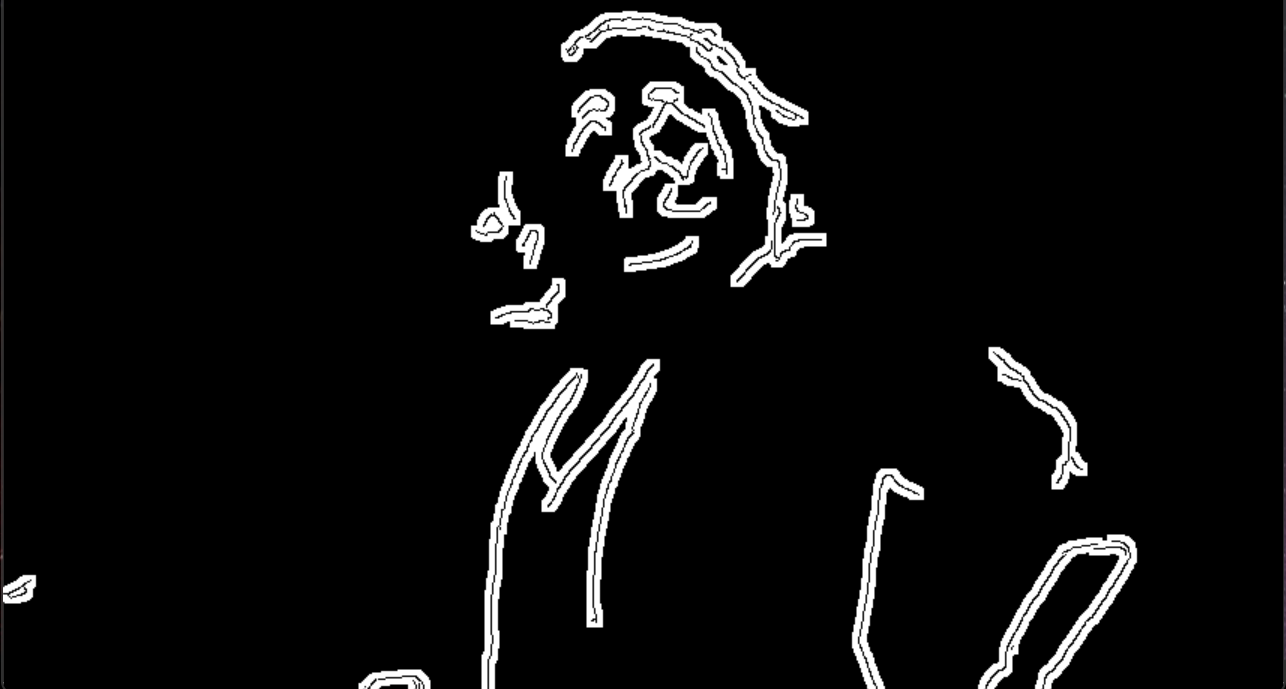
#> input picture gpt_capture.png, 1286 x 689 px, given in place of JokerStair.mp4, which was not available
$ python Make_Vide0_Cartoon.py
#> lines starting #> are read from the running program, lines starting #| are printed output that depends on the picture; pictures that were not available may be replaced by others from this repository, and a replacement may not be noted
#!/usr/bin/env python
# coding: utf-8

# In[17]:


import cv2

# 동영상 파일 경로
video_path = 'C:/Users/이대훈/JokerStair.mp4'

# 동영상을 읽어오기 위한 객체 생성
cap = cv2.VideoCapture(video_path)

# 동영상 프레임 사이즈 가져오기
frame_width = int(cap.get(cv2.CAP_PROP_FRAME_WIDTH))
frame_height = int(cap.get(cv2.CAP_PROP_FRAME_HEIGHT))

# 동영상 프레임 속도 가져오기
fps = int(cap.get(cv2.CAP_PROP_FPS))

# 동영상 저장을 위한 객체 생성
out = cv2.VideoWriter('cartoonized.mp4', cv2.VideoWriter_fourcc(*'mp4v'), fps, (frame_width, frame_height))

# 동영상이 끝날 때까지 반복
while cap.isOpened():

    # 현재 프레임 가져오기
    ret, frame = cap.read()
#> frame is the input picture: shape (689, 1286, 3); mean B, G, R 14.9, 14.9, 14.9

    if not ret:
        break

    # 이미지에 Bilateral 필터 적용
    bilateral = cv2.bilateralFilter(frame, 9, 100, 7)

    # 캐니 엣지 검출(흰검 반전)
    edge = 255 - cv2.Canny(frame, 80, 12)
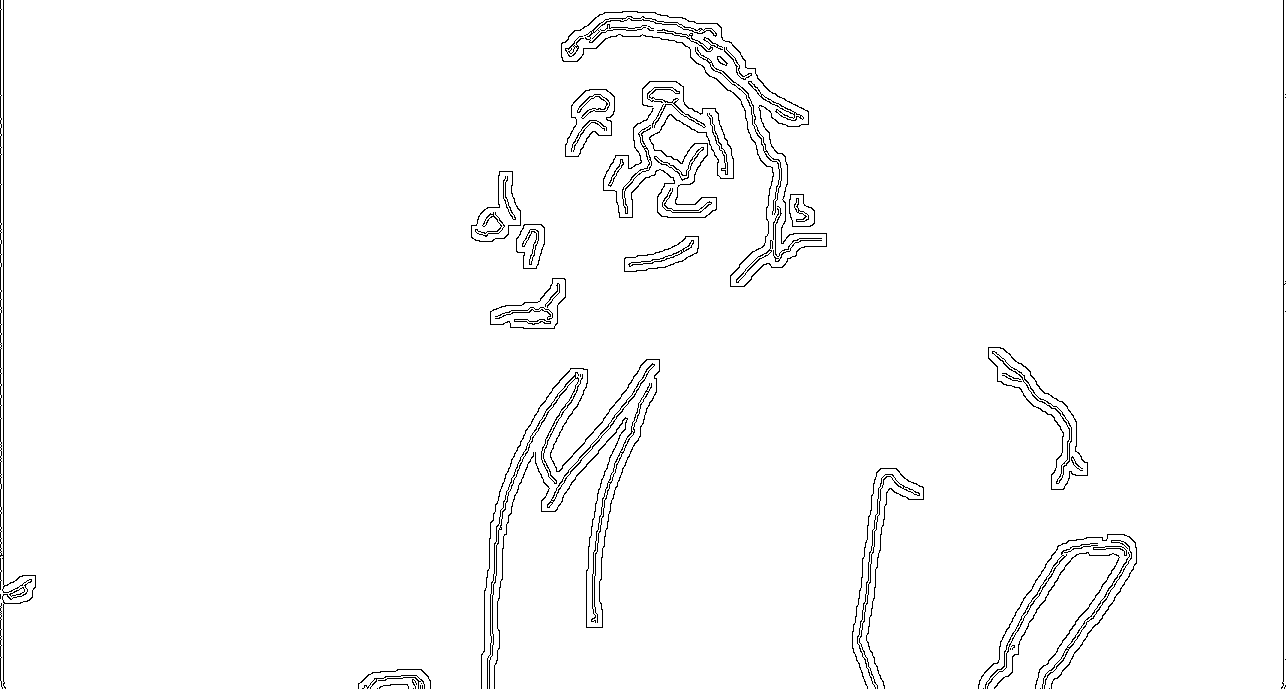
#> edge: shape (689, 1286); 98% white; black in thin lines or dots

    # 엣지를 컬러 이미지로 변환
    edge = cv2.cvtColor(edge, cv2.COLOR_GRAY2BGR)
#> edge: shape (689, 1286, 3); 98% white; black in thin lines or dots

    #영상에 필터를 나누기
    div = cv2.divide(frame, bilateral, scale=255)
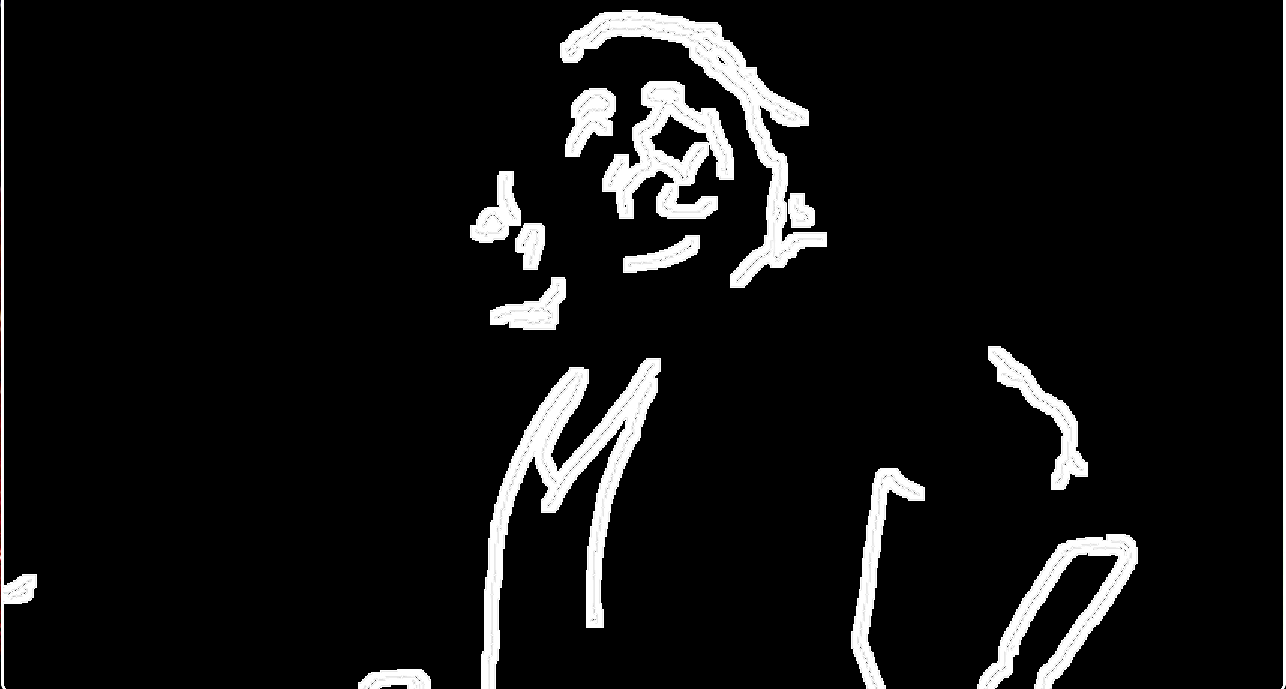
#> div: shape (689, 1286, 3); mean B, G, R 19.1, 19.1, 19.2

    #이미지와 엣지와 나눈 영상을 결합
    dst = cv2.bitwise_and(bilateral, edge)
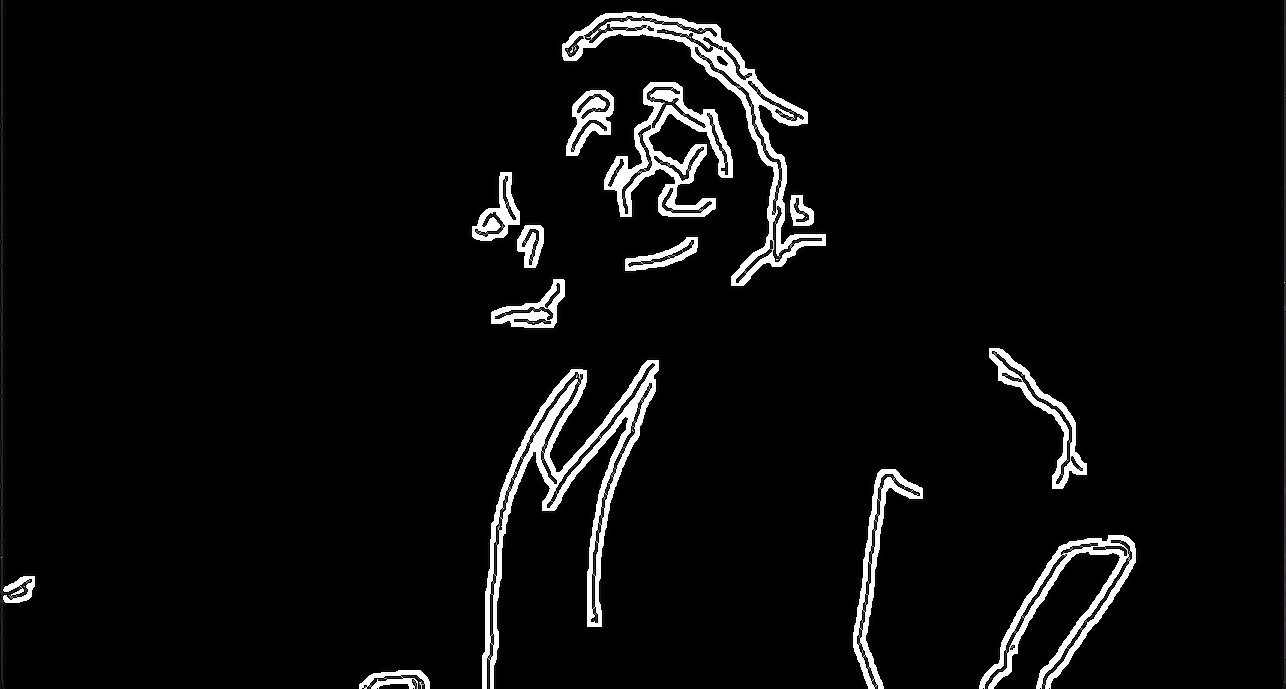
#> dst: shape (689, 1286, 3); mean B, G, R 11.9, 11.9, 11.9

    dst = cv2.bitwise_and(dst, div)

    # 결과 동영상에 프레임 추가
    out.write(dst)

    # 결과 동영상 출력
    cv2.imshow('Cartoonized Video', dst)

    # 'ESC' 키를 누르면 종료
    if cv2.waitKey(1) & 0xFF == 27:
#> (key Esc is pressed here)
        break

# 객체 해제
cap.release()
out.release()
cv2.destroyAllWindows()


# In[ ]:
